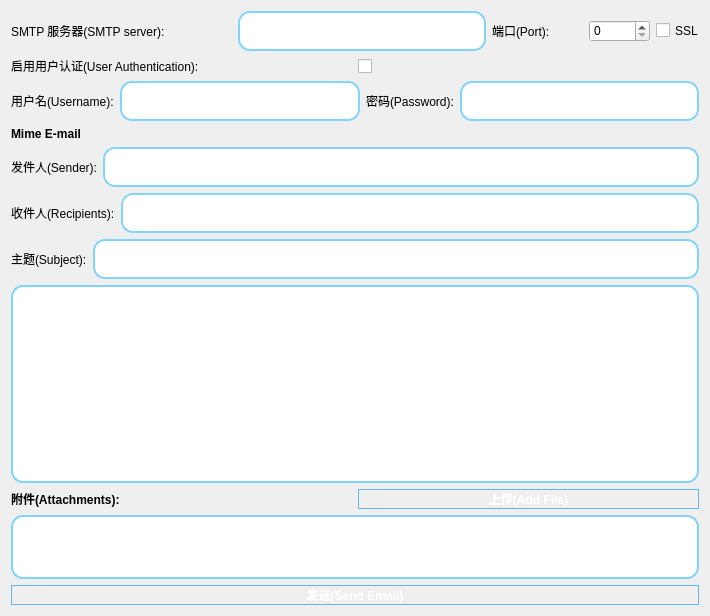
<?xml version="1.0" encoding="UTF-8"?>
<ui version="4.0">
 <class>SendEmail</class>
 <widget class="QWidget" name="SendEmail">
  <property name="geometry">
   <rect>
    <x>0</x>
    <y>0</y>
    <width>710</width>
    <height>616</height>
   </rect>
  </property>
  <property name="windowTitle">
   <string>邮件（Email）</string>
  </property>
  <property name="styleSheet">
   <string notr="true">
    /* 主窗口渐变背景 */
    QWidget#SendEmail {
        background-color: qlineargradient(
            x1:0, y1:0, x2:0, y2:1,
            stop:0 #d0f0ff,
            stop:1 #ffffff
        );
    }

    /* 按钮高级渐变科技风 */
    QPushButton {
        border-radius: 14px;
        border: 1px solid #64b5f6;
        color: #ffffff;
        font-weight: bold;
        background-color: qlineargradient(
            x1:0, y1:0, x2:0, y2:1,
            stop:0 #6ec6ff,
            stop:1 #1e88e5
        );
    }
    QPushButton:hover {
        background-color: qlineargradient(
            x1:0, y1:0, x2:0, y2:1,
            stop:0 #81d4fa,
            stop:1 #1976d2
        );
    }
    QPushButton:pressed {
        background-color: qlineargradient(
            x1:0, y1:0, x2:0, y2:1,
            stop:0 #1e88e5,
            stop:1 #1565c0
        );
    }

    /* 输入框样式 */
    QLineEdit {
        border: 2px solid #81d4fa;
        border-radius: 12px;
        padding: 10px;
        background-color: #ffffff;
        color: #0f1f38;
        selection-background-color: #4fc3f7;
        selection-color: #ffffff;
    }
    QLineEdit:focus {
        border: 2px solid #1e88e5;
    }

    /* 多行文本框 */
    QTextEdit, QTextBrowser {
        border: 2px solid #81d4fa;
        border-radius: 12px;
        padding: 8px;
        background-color: #ffffff;
        color: #0f1f38;
    }

    /* 列表控件 */
    QListWidget {
        border: 2px solid #81d4fa;
        border-radius: 12px;
        padding: 5px;
        background-color: #ffffff;
        color: #0f1f38;
    }

    /* 复选框统一样式 */
    QCheckBox {
        spacing: 5px;
    }
   </string>
  </property>
  <layout class="QVBoxLayout" name="verticalLayout_2">
   <item>
    <layout class="QHBoxLayout" name="horizontalLayout">
     <item>
      <widget class="QLabel" name="label">
       <property name="minimumSize">
        <size>
         <width>221</width>
         <height>17</height>
        </size>
       </property>
       <property name="maximumSize">
        <size>
         <width>300</width>
         <height>17</height>
        </size>
       </property>
       <property name="text">
        <string>SMTP 服务器(SMTP server):</string>
       </property>
      </widget>
     </item>
     <item>
      <widget class="QLineEdit" name="host"/>
     </item>
     <item>
      <widget class="QLabel" name="label_2">
       <property name="minimumSize">
        <size>
         <width>91</width>
         <height>17</height>
        </size>
       </property>
       <property name="maximumSize">
        <size>
         <width>200</width>
         <height>17</height>
        </size>
       </property>
       <property name="text">
        <string>端口(Port):</string>
       </property>
      </widget>
     </item>
     <item>
      <widget class="QSpinBox" name="port">
       <property name="maximum">
        <number>99999</number>
       </property>
      </widget>
     </item>
     <item>
      <widget class="QCheckBox" name="ssl">
       <property name="text">
        <string>SSL</string>
       </property>
      </widget>
     </item>
    </layout>
   </item>
   <item>
    <layout class="QHBoxLayout" name="horizontalLayout_3">
     <item>
      <widget class="QLabel" name="label_4">
       <property name="text">
        <string>启用用户认证(User Authentication):</string>
       </property>
      </widget>
     </item>
     <item>
      <widget class="QCheckBox" name="auth"/>
     </item>
    </layout>
   </item>
   <item>
    <layout class="QHBoxLayout" name="horizontalLayout_4">
     <item>
      <widget class="QLabel" name="label_5">
       <property name="text">
        <string>用户名(Username):</string>
       </property>
      </widget>
     </item>
     <item>
      <widget class="QLineEdit" name="username"/>
     </item>
     <item>
      <widget class="QLabel" name="label_6">
       <property name="text">
        <string>密码(Password):</string>
       </property>
      </widget>
     </item>
     <item>
      <widget class="QLineEdit" name="password">
       <property name="echoMode">
        <enum>QLineEdit::Password</enum>
       </property>
      </widget>
     </item>
    </layout>
   </item>
   <item>
    <widget class="QLabel" name="label_7">
     <property name="font">
      <font>
       <weight>75</weight>
       <bold>true</bold>
      </font>
     </property>
     <property name="text">
      <string>Mime E-mail</string>
     </property>
    </widget>
   </item>
   <item>
    <layout class="QHBoxLayout" name="horizontalLayout_2">
     <item>
      <widget class="QLabel" name="label_8">
       <property name="text">
        <string>发件人(Sender):</string>
       </property>
      </widget>
     </item>
     <item>
      <widget class="QLineEdit" name="sender"/>
     </item>
    </layout>
   </item>
   <item>
    <layout class="QHBoxLayout" name="horizontalLayout_5">
     <item>
      <widget class="QLabel" name="label_9">
       <property name="text">
        <string>收件人(Recipients):</string>
       </property>
      </widget>
     </item>
     <item>
      <widget class="QLineEdit" name="recipients"/>
     </item>
    </layout>
   </item>
   <item>
    <layout class="QHBoxLayout" name="horizontalLayout_6">
     <item>
      <widget class="QLabel" name="label_10">
       <property name="text">
        <string>主题(Subject):</string>
       </property>
      </widget>
     </item>
     <item>
      <widget class="QLineEdit" name="subject"/>
     </item>
    </layout>
   </item>
   <item>
    <widget class="QTextEdit" name="texteditor"/>
   </item>
   <item>
    <layout class="QVBoxLayout" name="verticalLayout">
     <item>
      <layout class="QHBoxLayout" name="horizontalLayout_7">
       <item>
        <widget class="QLabel" name="label_3">
         <property name="font">
          <font>
           <weight>75</weight>
           <bold>true</bold>
          </font>
         </property>
         <property name="text">
          <string>附件(Attachments):</string>
         </property>
        </widget>
       </item>
       <item>
        <widget class="QPushButton" name="addAttachment">
         <property name="text">
          <string>上传(Add File)</string>
         </property>
        </widget>
       </item>
      </layout>
     </item>
     <item>
      <widget class="QListWidget" name="attachments">
       <property name="maximumSize">
        <size>
         <width>16777215</width>
         <height>64</height>
        </size>
       </property>
      </widget>
     </item>
    </layout>
   </item>
   <item>
    <widget class="QPushButton" name="sendEmail">
     <property name="text">
      <string>发送(Send Email)</string>
     </property>
    </widget>
   </item>
  </layout>
 </widget>
 <resources/>
 <connections/>
</ui>
